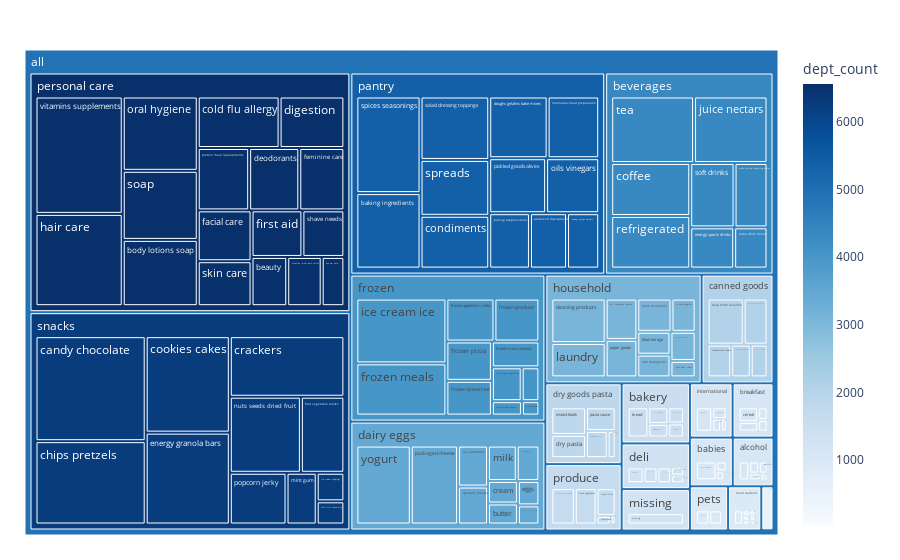

Notebook code for this chart:
### Markdown cell above
### Product Portfolio

### Code cell
product_portfolio = dim_products.groupby(['department_id']).agg('size').reset_index(name='dept_count') # get number of products under each department
product_portfolio = product_portfolio.merge(dim_departments, on='department_id')
product_portfolio = product_portfolio.merge(dim_products, on='department_id')
product_portfolio = product_portfolio.merge(dim_aisles, on='aisle_id')

# Product portfolio treemap
fig = px.treemap(product_portfolio, path=[px.Constant("all"), 'department', 'aisle'], values='dept_count',
                 color='dept_count', color_continuous_scale='blues')
fig.update_traces(root_color="lightblue")
fig.update_layout(margin = dict(t=50, l=25, r=25, b=25))
fig.show()

### Figure 1 — Plotly figure (JSON) as saved in the notebook; plotly's stock layout.template omitted (floating-point values rounded to 4 significant figures; data arrays with more than 128 entries replaced by an {"elided": "..."} marker saying what was removed)
{"data": [{"branchvalues": "total", "customdata": {"elided": "156x1 float values"}, "domain": {"x": [0, 1], "y": [0, 1]}, "hovertemplate": "labels=%{label}<br>dept_count_sum=%{value}<br>parent=%{parent}<br>id=%{id}<br>dept_count=%{color}<extra></extra>", "ids": {"elided": "156 str values"}, "labels": {"elided": "156 str values"}, "marker": {"coloraxis": "coloraxis", "colors": {"elided": "156 float values"}}, "name": "", "parents": {"elided": "156 str values"}, "root": {"color": "lightblue"}, "type": "treemap", "values": {"elided": "156 float values"}}], "layout": {"coloraxis": {"colorbar": {"title": {"text": "dept_count"}}, "colorscale": [[0, "rgb(247,251,255)"], [0.125, "rgb(222,235,247)"], [0.25, "rgb(198,219,239)"], [0.375, "rgb(158,202,225)"], [0.5, "rgb(107,174,214)"], [0.625, "rgb(66,146,198)"], [0.75, "rgb(33,113,181)"], [0.875, "rgb(8,81,156)"], [1, "rgb(8,48,107)"]]}, "legend": {"tracegroupgap": 0}, "margin": {"b": 25, "l": 25, "r": 25, "t": 50}}}
